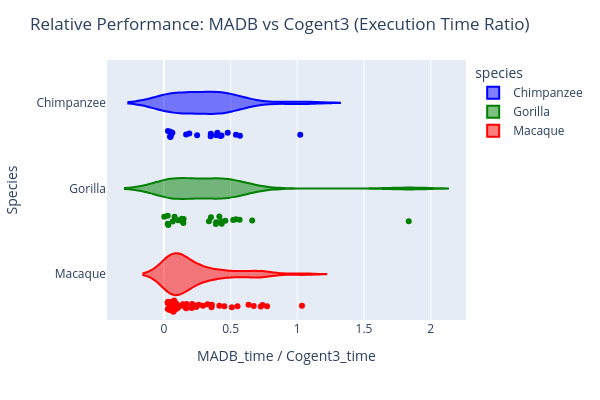

The notebook cell saved with this chart:
### Code cell
import pandas
import plotly.express as px

# Load data
df = pandas.read_csv("../thesis_0.1/df/all_alignment_data.csv")

# Only keep rows for desired kmer
kmer = 55
df = df[df["kmer_size"] == kmer].copy()

# Drop rows with missing timing data
df = df[
    df["cogent3_time"].notnull() &
    df["madb_time"].notnull()
].copy()

# Compute the ratio
df["madb_vs_cogent3_ratio"] = df["madb_time"] / df["cogent3_time"]

# Filter out infinite or unreasonable ratios
df = df[df["madb_vs_cogent3_ratio"].between(0, 10)]

# Plot violin of time ratio by species
fig = px.violin(
    df,
    y="species",
    x="madb_vs_cogent3_ratio",
    color="species",
    color_discrete_map={
        "Chimpanzee": "blue",
        "Gorilla": "green",
        "Macaque": "red"
    },
    points="all",  # show data points
    box=False
)

fig.update_layout(
    title="Relative Performance: MADB vs Cogent3 (Execution Time Ratio)",
    xaxis_title="MADB_time / Cogent3_time",
    yaxis_title="Species",
    width=600,
    height=400
)

fig.show()

### Figure 1 — Plotly figure (JSON) as saved in the notebook; plotly's stock layout.template omitted (floating-point values rounded to 4 significant figures)
{"data": [{"alignmentgroup": "True", "box": {"visible": false}, "hovertemplate": "species=%{y}<br>madb_vs_cogent3_ratio=%{x}<extra></extra>", "legendgroup": "Chimpanzee", "marker": {"color": "blue"}, "name": "Chimpanzee", "offsetgroup": "Chimpanzee", "orientation": "h", "points": "all", "scalegroup": "True", "showlegend": true, "type": "violin", "x": [0.5701, 0.4784, 0.3515, 0.3507, 0.1664, 0.4237, 0.04841, 0.249, 0.4323, 0.5402, 1.022, 0.06343, 0.05438, 0.1905, 0.04896, 0.03047, 0.0461, 0.3918, 0.4014], "x0": " ", "xaxis": "x", "y": ["Chimpanzee", "Chimpanzee", "Chimpanzee", "Chimpanzee", "Chimpanzee", "Chimpanzee", "Chimpanzee", "Chimpanzee", "Chimpanzee", "Chimpanzee", "Chimpanzee", "Chimpanzee", "Chimpanzee", "Chimpanzee", "Chimpanzee", "Chimpanzee", "Chimpanzee", "Chimpanzee", "Chimpanzee"], "y0": " ", "yaxis": "y"}, {"alignmentgroup": "True", "box": {"visible": false}, "hovertemplate": "species=%{y}<br>madb_vs_cogent3_ratio=%{x}<extra></extra>", "legendgroup": "Gorilla", "marker": {"color": "green"}, "name": "Gorilla", "offsetgroup": "Gorilla", "orientation": "h", "points": "all", "scalegroup": "True", "showlegend": true, "type": "violin", "x": [0.002659, 0.4279, 0.338, 0.353, 0.02815, 0.4157, 0.1366, 0.5201, 0.1337, 1.835, 0.5676, 0.5386, 0.1055, 0.6619, 0.4605, 0.1459, 0.06553, 0.4336, 0.392, 0.39, 0.02854, 0.1478, 0.03303, 0.08019], "x0": " ", "xaxis": "x", "y": ["Gorilla", "Gorilla", "Gorilla", "Gorilla", "Gorilla", "Gorilla", "Gorilla", "Gorilla", "Gorilla", "Gorilla", "Gorilla", "Gorilla", "Gorilla", "Gorilla", "Gorilla", "Gorilla", "Gorilla", "Gorilla", "Gorilla", "Gorilla", "Gorilla", "Gorilla", "Gorilla", "Gorilla"], "y0": " ", "yaxis": "y"}, {"alignmentgroup": "True", "box": {"visible": false}, "hovertemplate": "species=%{y}<br>madb_vs_cogent3_ratio=%{x}<extra></extra>", "legendgroup": "Macaque", "marker": {"color": "red"}, "name": "Macaque", "offsetgroup": "Macaque", "orientation": "h", "points": "all", "scalegroup": "True", "showlegend": true, "type": "violin", "x": [0.3271, 0.07, 0.2421, 0.3593, 0.06397, 0.4158, 0.06204, 0.04263, 0.2932, 0.2615, 0.2222, 0.5516, 0.07968, 0.739, 0.07986, 1.035, 0.7267, 0.09955, 0.07867, 0.1615, 0.7732, 0.05783, 0.1409, 0.1703, 0.5096, 0.1127, 0.04784, 0.3572, 0.2117, 0.09928, 0.2092, 0.07663, 0.05945, 0.02741, 0.08128, 0.1096, 0.04444, 0.1532, 0.09226, 0.02877, 0.05995, 0.07643, 0.6735, 0.1679, 0.05596, 0.6349, 0.4527, 0.09049, 0.2422, 0.03133, 0.04784], "x0": " ", "xaxis": "x", "y": ["Macaque", "Macaque", "Macaque", "Macaque", "Macaque", "Macaque", "Macaque", "Macaque", "Macaque", "Macaque", "Macaque", "Macaque", "Macaque", "Macaque", "Macaque", "Macaque", "Macaque", "Macaque", "Macaque", "Macaque", "Macaque", "Macaque", "Macaque", "Macaque", "Macaque", "Macaque", "Macaque", "Macaque", "Macaque", "Macaque", "Macaque", "Macaque", "Macaque", "Macaque", "Macaque", "Macaque", "Macaque", "Macaque", "Macaque", "Macaque", "Macaque", "Macaque", "Macaque", "Macaque", "Macaque", "Macaque", "Macaque", "Macaque", "Macaque", "Macaque", "Macaque"], "y0": " ", "yaxis": "y"}], "layout": {"height": 400, "legend": {"title": {"text": "species"}, "tracegroupgap": 0}, "margin": {"t": 60}, "title": {"text": "Relative Performance: MADB vs Cogent3 (Execution Time Ratio)"}, "violinmode": "overlay", "width": 600, "xaxis": {"anchor": "y", "domain": [0, 1], "title": {"text": "MADB_time / Cogent3_time"}}, "yaxis": {"anchor": "x", "categoryarray": ["Macaque", "Gorilla", "Chimpanzee"], "categoryorder": "array", "domain": [0, 1], "title": {"text": "Species"}}}}
